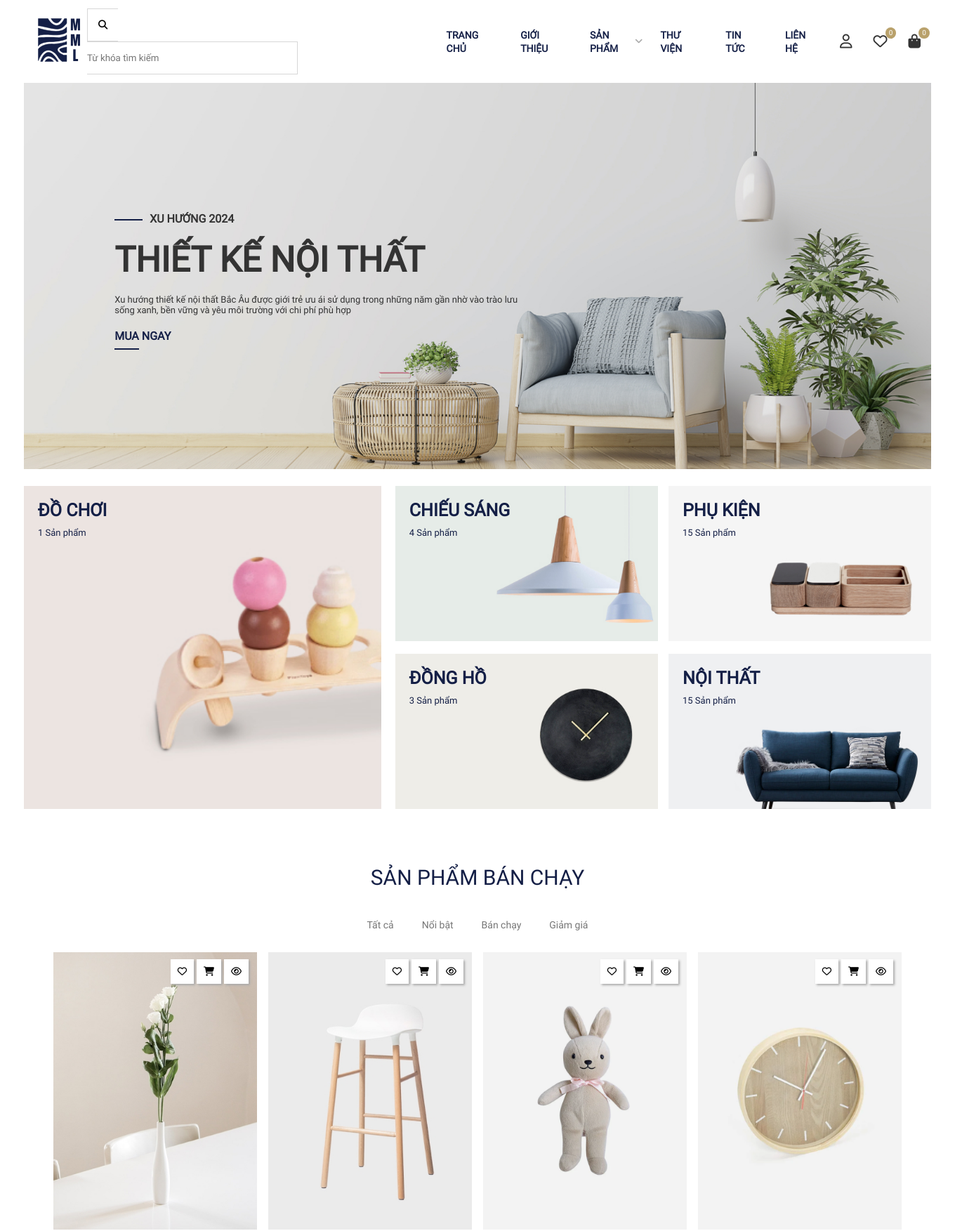
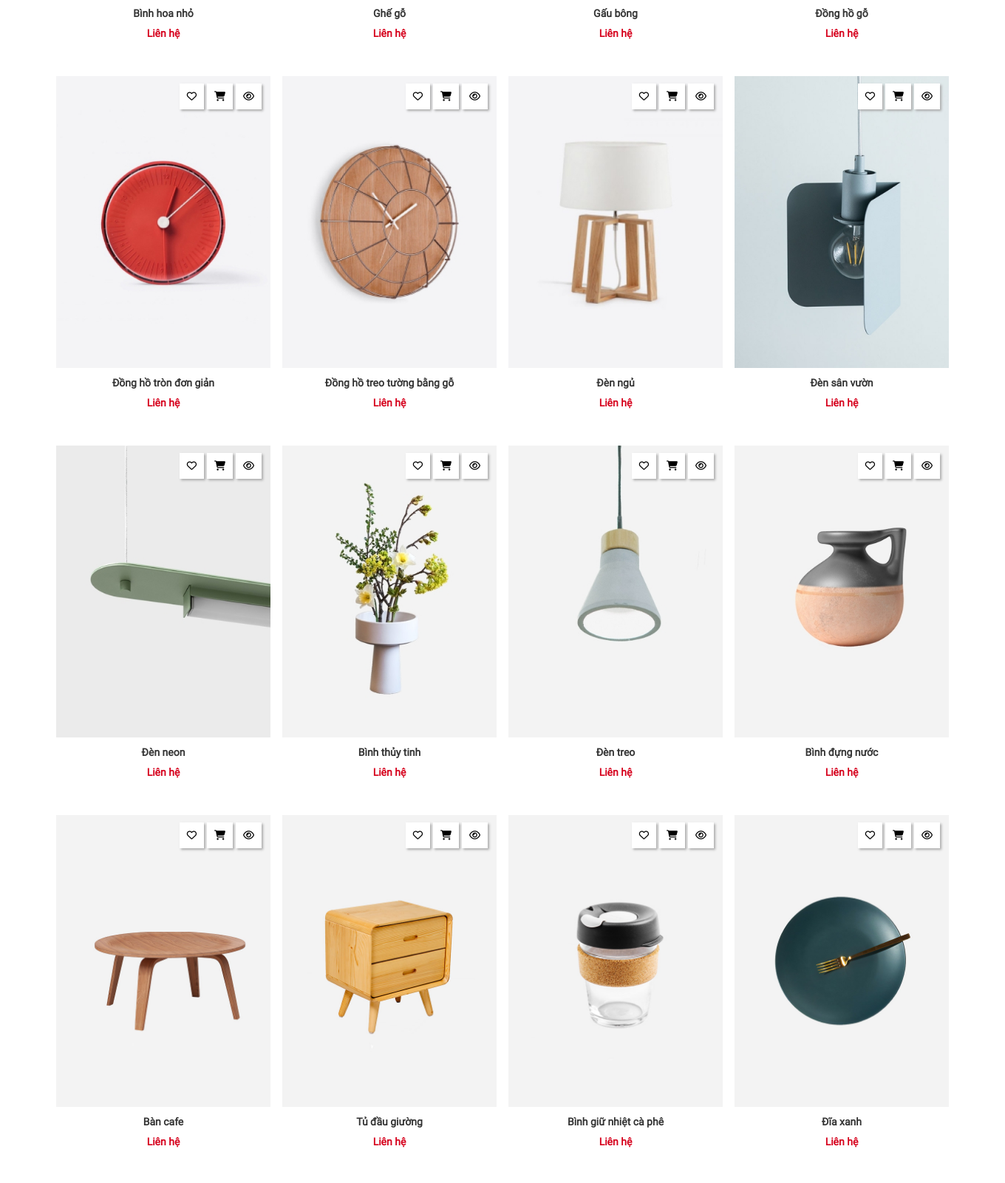
The page / (upper part) on the database its author committed (2 pictures, top to bottom).
### tables this page shows
CREATE TABLE `product` (
  `pro_id` int NOT NULL,
  `pro_name` varchar(255) NOT NULL,
  `pro_image` varchar(255) DEFAULT NULL,
  `pro_description` varchar(255) NOT NULL,
  `cate_id` int NOT NULL,
  `pro_status` tinyint NOT NULL DEFAULT '1' COMMENT '1: Hoạt động\r\n0: Không hoạt động'
);

### controller/HomeController.php (called while the page is built, shortened)
<?php
    class HomeController {
        public $productQuery;
        public function __construct()
        {
            $this->productQuery = new ProductQuery();
        }
        public function home() {
            $dsProduct = $this->productQuery->getTop16ProductLatest();
            include "view/home.php";
        }
    }
?>

### index.php (called while the page is built, shortened)
<?php
include "common/function.php";
include "controller/HomeController.php";
include "model/productQuery.php";
$act = $_GET['act'] ?? '' ;
match ($act) {
    '' => (new HomeController())->home(),
    'ctsp' => (new HomeController()) -> ctsp(),
}
?>

### common/function.php (called while the page is built, shortened)
<?php
    function connectDB() {
        $host = DB_HOST;
        $port  = DB_PORT;
        $dbname = DB_NAME;
        try {
            $conn = new PDO ("mysql:host=$host;port=$port;dbname=$dbname",DB_USER,DB_PASS);
            return $conn;
        } catch (\Throwable $th) {
            echo "Lỗi";
        }
    }
    function convertToObjectProduct($row) {
        $product = new Product();
        $product -> pro_id = $row['pro_id'];
        $product -> pro_name = $row['pro_name'];
        $product -> pro_image = $row['pro_image'];
        $product -> pro_description = $row['pro_description'];
        $product -> pro_status = $row['pro_status'];
        $product -> cate_id = $row['cate_id'];
        $product -> cate_name = $row['cate_name'];
        $product -> cate_status = $row['cate_status'];
        return $product;
    }
?>

### model/productQuery.php (called while the page is built, shortened)
<?php
    class ProductQuery {
        public $pdo;
        public function __construct()
        {
            $this ->pdo = connectDB();
        }
        public function __destruct()
        {
            $this ->pdo = null;
        }
        public function getTop16ProductLatest() {
            try {
                $sql = "select * from product inner join category on product.cate_id = category.cate_id order by pro_id asc ";
                $data = $this ->pdo->query($sql)->fetchAll();
                $dsProduct = [];
                foreach ($data as $row) {
                    $dsProduct[] = convertToObjectProduct($row);
                 }
                 return $dsProduct;
            } catch (Exception $e) {
                echo "Lỗi" .$e->getMessage();
                echo "<hr>";
            }
        }
    }
?>

### view/home.php (the view, shortened to what this page needs)
<!DOCTYPE html>
<html lang="en">
<head>
    <link rel="stylesheet" href="giaodien/home.css">
    <link rel="stylesheet" href="https://cdnjs.cloudflare.com/ajax/libs/font-awesome/6.5.2/css/all.min.css">
</head>
<body>
    <?php
        include "view/Component/header.php"
    ?>
    <main>
        <div class="banner w95">
            <div class="banner_slideshow">
                <img src="img/banner.jpg" alt="">
            </div>
            <div class="banner_content">
                <h3><span></span>Xu hướng 2024</h3>
                <h1>thiết kế nội thất</h1>
                <p>Xu hướng thiết kế nội thất Bắc Âu được giới trẻ ưu ái sử dụng
                    trong những năm gần nhờ vào trào lưu sống xanh, bền vững và
                    yêu môi trường với chi phí phù hợp
                </p>
                <h3><a href="">mua ngay</a></h3>
            </div>
        </div>
        <div class="category w95">
            <div class="bigcate">
                <a href="">
                    <div class="img_cate">
                        <img src="img/cate1.jpg" alt="">
                    </div>
                    <div class="cate_info">
                        <h3>đồ chơi</h3>
                        <p>1 Sản phẩm</p>
                    </div>
                </a>
            </div>
            <div class="smallcate">
                <div class="cate_item">
                    <a href="">
                        <div class="img_cate">
                            <img src="img/cate2.jpg" alt="">
                        </div>
                        <div class="cate_info">
                            <h3>chiếu sáng</h3>
                            <p>4 Sản phẩm</p>
                        </div>
                    </a>
                </div>
                <div class="cate_item">
                    <a href="">
                        <div class="img_cate">
                            <img src="img/cate3.jpg" alt="">
                        </div>
                        <div class="cate_info">
                            <h3>phụ kiện</h3>
                            <p>15 Sản phẩm</p>
                        </div>
                    </a>
                </div>
                <div class="cate_item">
                    <a href="">
                        <div class="img_cate">
                            <img src="img/cate4.jpg" alt="">
                        </div>
                        <div class="cate_info">
                            <h3>đồng hồ</h3>
                            <p>3 Sản phẩm</p>
                        </div>
                    </a>
                </div>
                <div class="cate_item">
                    <a href="">
                        <div class="img_cate">
                            <img src="img/cate5.jpg" alt="">
                        </div>
                        <div class="cate_info">
                            <h3>nội thất</h3>
                            <p>15 Sản phẩm</p>
                        </div>
                    </a>
                </div>
            </div>
        </div>
        <div class="hot_products w95">
            <div class="title">sản phẩm bán chạy</div>
            <div class="typeshow">
                <ul>
                    <li><a href="">Tất cả</a></li>
                    <li><a href="">Nổi bật</a></li>
                    <li><a href="">Bán chạy</a></li>
                    <li><a href="">Giảm giá</a></li>
                </ul>
            </div>
            <div class="list_pro">
                <?php  foreach ($dsProduct as $pro)  :?>
                    <div class="pro_item">
                    <div class="quick_act">
                        <form action="">
                            <button><i class="fa-regular fa-heart"></i></button>
                            <button><i class="fa-solid fa-cart-shopping"></i></button>
                            <button><i class="fa-regular fa-eye"></i></button>
                        </form>
                    </div>
                    <div class="img_pro">
                        <a href="?act=ctsp&id=<?= $pro->pro_id?>"><img src="img/product/<?= $pro->pro_image?>" alt=""></a>
                    </div>
                    <div class="content_pro">
                        <div class="name_pro">
                            <a href="?act=ctsp&id=<?= $pro->pro_id?>"><?= $pro->pro_name?></a>
                        </div>
                        <div class="price_pro">
                            <p>Liên hệ <span></span></p>
                        </div>
                    </div>
                </div>
                <?php  endforeach; ?>
            </div>
        </div>
    </main>
</body>
</html>

### giaodien/home.css (style rules this page uses)
* { margin: 0; padding: 0; box-sizing: border-box; font-family: Roboto; }
a { text-decoration: none; }
ul li { list-style-type: none; }
.w95 { width: 95%; margin: 0 auto; }
main .banner { display: flex; flex-direction: column; justify-content: center; color: #333333; position: relative; }
.banner_slideshow img { width: 100%; height: 550px; object-fit: cover; object-position: 90% 0; }
.banner .banner_content { position: absolute; top: 50%; left: 10%; right: 10%; transform: translateY(-50%); width: 600px; }
.banner_content a { color: #141F46; }
.banner_content>h3>a::before { content: ""; height: 2px; width: 35px; background: #141F46; position: absolute; bottom: 0; left: 0; transition: 0.8s cubic-bezier(0.19, 1, 0.22, 1); }
.banner_content h3:first-child { padding: 10px 50px; }
.banner_content h3 { text-transform: uppercase; font-size: 16px; padding: 10px 0; position: relative; }
.banner_content h1 { text-transform: uppercase; font-size: 50px; padding: 10px 0; }
.banner_content p { font-size: 13px; padding: 10px 0; }
.category { padding: 20px 0; display: flex; justify-content: space-between; gap: 20px; width: 95%; height: 500px; }
.category .bigcate a { position: relative; }
.category a { color: #141F46; }
.bigcate { width: 40%; height: 100%; }
.bigcate a .img_cate { width: 100%; height: 100%; }
.bigcate a .img_cate img { width: 100%; height: 100%; object-fit: cover; object-position: 50% 0; }
a .cate_info { position: absolute; top: 0; left: 0; padding: 10px 20px; }
a .cate_info h3 { text-transform: uppercase; padding: 10px 0; font-size: 25px; }
a .cate_info p { font-size: 13px; }
.smallcate { width: 60%; height: 100%; display: flex; justify-content: space-between; flex-wrap: wrap; align-content: space-between; }
.smallcate .cate_item { width: 49%; height: 48%; }
.smallcate .cate_item a .img_cate { height: 100%; width: 100%; }
.smallcate a { position: relative; }
.smallcate .cate_item a .img_cate img { width: 100%; height: 100%; object-fit: cover; object-position: 50% 50%; }
.hot_products { padding: 40px 0; text-align: center; color: #141F46; width: 100%; }
.hot_products .title { text-transform: uppercase; font-size: 30px; padding: 20px 0 30px 0; }
.typeshow ul { display: flex; justify-content: center; }
.typeshow ul li { padding: 10px 20px; position: relative; }
.typeshow ul li a { color: #767676; font-size: 14px; font-weight: 500; }
.typeshow ul li a::before { content: ""; height: 1px; width: 0; background: #141F46; position: absolute; bottom: -10px; left: 50%; transform: translateX(-50%); transition: 0.8s cubic-bezier(0.19, 1, 0.22, 1); }
.list_pro { padding: 20px 0; display: flex; flex-wrap: wrap; justify-content: space-around; width: 90%; margin: 0 auto; }
.list_pro .pro_item { width: 25%; height: 500px; display: flex; flex-direction: column; align-items: center; position: relative; overflow: hidden; padding-bottom: 50px; }
.list_pro .pro_item .img_pro { width: 95%; height: 90%; }
.list_pro .pro_item .img_pro img { width: 100%; height: 100%; object-fit: cover; transition: transform .6s ease; }
.pro_item .quick_act { position: absolute; top: 10px; right: 20px; z-index: 1; }
.pro_item .quick_act button { padding: 10px; background-color: #ffffff; border: none; box-shadow: 2px 2px 3px #aaaaaa; cursor: pointer; }
.pro_item .content_pro .name_pro { padding: 10px 0; }
.pro_item .content_pro .name_pro a { color: #333333; font-size: 14px; font-weight: bold; }
.pro_item .content_pro .price_pro p { color: #D6001C; font-size: 14px; font-weight: bold; }
.hot_products a { position: relative; }

### rows shown on the page
product: pro_image (picture), pro_name "Bình hoa nhỏ"
product: pro_image (picture), pro_name "Ghế gỗ"
product: pro_image (picture), pro_name "Gấu bông"
product: pro_image (picture), pro_name "Đồng hồ gỗ"
product: pro_image (picture), pro_name "Đồng hồ tròn đơn giản"
product: pro_image (picture), pro_name "Đồng hồ treo tường bằng gỗ"
product: pro_image (picture), pro_name "Đèn ngủ"
product: pro_image (picture), pro_name "Đèn sân vườn"
product: pro_image (picture), pro_name "Đèn neon"
product: pro_image (picture), pro_name "Bình thủy tinh"
product: pro_image (picture), pro_name "Đèn treo"
product: pro_image (picture), pro_name "Bình đựng nước"
product: pro_image (picture), pro_name "Bàn cafe"
product: pro_image (picture), pro_name "Tủ đầu giường"
product: pro_image (picture), pro_name "Bình giữ nhiệt cà phê"
product: pro_image (picture), pro_name "Đĩa xanh"
